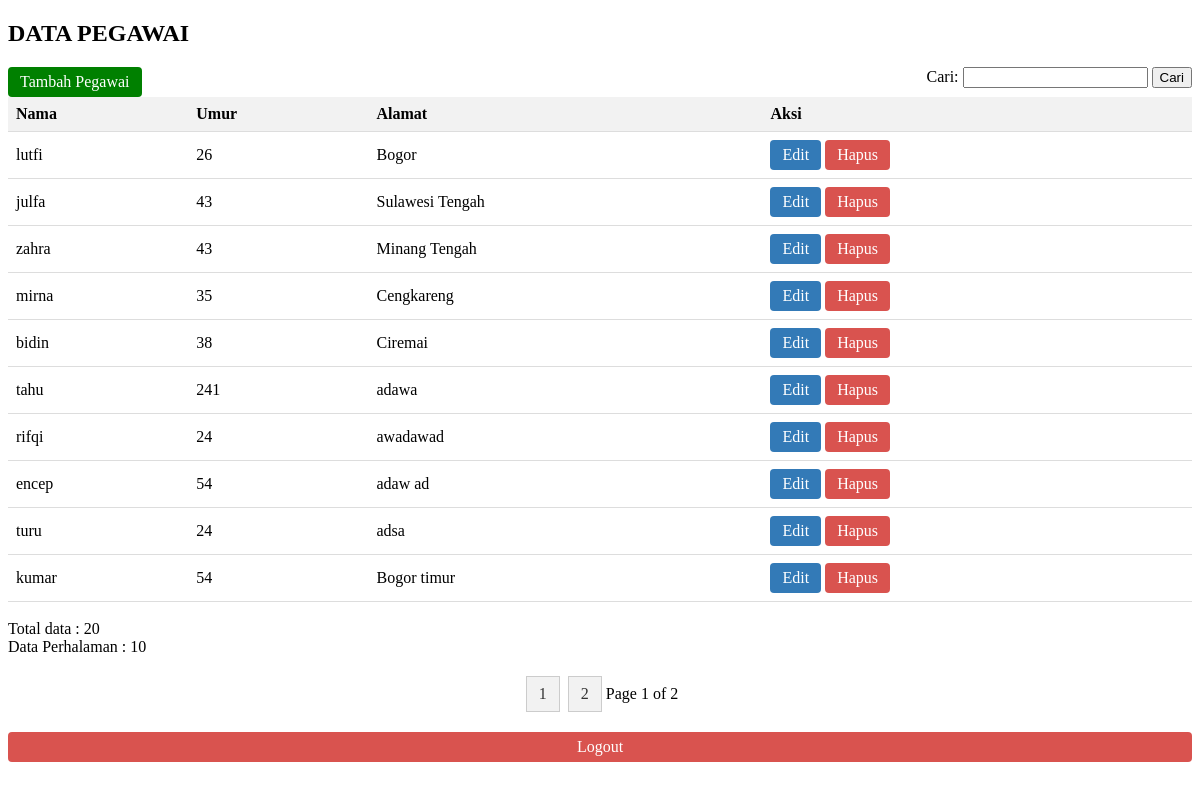
Page /dashboard.php on the committed database.
### tables this page shows
CREATE TABLE `pegawai` (
  `id` int(11) NOT NULL,
  `nama` varchar(50) DEFAULT NULL,
  `umur` varchar(50) DEFAULT NULL,
  `alamat` varchar(300) DEFAULT NULL
);

### dashboard.php (the view, shortened to what this page needs)
<!DOCTYPE html>
<html>
<head>
</head>
<body>
  <h2>DATA PEGAWAI</h2>
  <form class="search" action="" method="GET">
    <label for="search">Cari:</label>
    <input type="text" name="search" id="search">
    <button type="submit">Cari</button>
  </form>
  <a class="add-btn" href="form.php">Tambah Pegawai</a>
<?php
$host = '127.0.0.1';
  $dbname = 'classicmodels';
  $username = 'root';
  $password = '';
try {
  $dbh = new PDO("mysql:host=$host;dbname=$dbname", $username, $password);
  $dbh->setAttribute(PDO::ATTR_ERRMODE, PDO::ERRMODE_EXCEPTION);
  $limit = 10;
  $page = isset($_GET['page']) ? $_GET['page'] : 1;
  $start = ($page - 1) * $limit;
  if(isset($_GET['search'])) {
    $search = $_GET['search'];
    $stmtCount = $dbh->prepare("SELECT COUNT(*) AS total FROM pegawai WHERE nama LIKE :search");
    $stmtCount->bindValue(':search', "%$search%", PDO::PARAM_STR);
    $stmtCount->execute();
    $total = $stmtCount->fetchColumn();
    $stmt = $dbh->prepare("SELECT * FROM pegawai WHERE nama LIKE :search LIMIT :start, :limit");
    $stmt->bindValue(':search', "%$search%", PDO::PARAM_STR);
    $stmt->bindValue(':start', $start, PDO::PARAM_INT);
    $stmt->bindValue(':limit', $limit, PDO::PARAM_INT);
    $stmt->execute();
    $pegawai = $stmt->fetchAll();
  } else {
    $stmtCount = $dbh->prepare("SELECT COUNT(*) AS total FROM pegawai");
    $stmtCount->execute();
    $total = $stmtCount->fetchColumn();
    $stmt = $dbh->prepare("SELECT * FROM pegawai LIMIT :start, :limit");
    $stmt->bindValue(':start', $start, PDO::PARAM_INT);
    $stmt->bindValue(':limit', $limit, PDO::PARAM_INT);
    $stmt->execute();
    $pegawai = $stmt->fetchAll();
  }
  if (count($pegawai) > 0) {
    echo '
    <table>
      <tr>
        <th>Nama</th>
        <th>Umur</th>
        <th>Alamat</th>
        <th>Aksi</th>
      </tr>';
    foreach ($pegawai as $data) {
      echo '
      <tr>
        <td>' . $data['nama'] . '</td>
        <td>' . $data['umur'] . '</td>
        <td>' . $data['alamat'] . '</td>
        <td>
        <a class="edit-btn" href="form.php?id=' . $data['id'] . '">Edit</a>
        <a class="delete-btn" href="hapus.php?id=' . $data['id'] . '">Hapus</a>
        </td>
      </tr>';
    }
    echo '</table>';
    echo '<br>';
    echo " Total data : " . $total;
    echo '<br>';
    echo "Data Perhalaman : " .$limit;
    $totalPages = ceil($total / $limit);
    echo '<div class="pagination">';
    for ($i = 1; $i <= $totalPages; $i++) {
      echo '<a href="?page=' . $i . '">' . $i . '</a>';
    }
    echo " Page " .$page;  echo " of "  .$totalPages;
    echo '</div>';
  } else {
    echo 'Tidak ada data pegawai.';
  }
} catch (PDOException $e) {
  echo "Error: " . $e->getMessage();
}
?>
</body>
</html>
 <div class="row">
 	<div class="col-md-12">
 		<p><a class="logout-btn" href="logout.php">Logout</a></p>
 	</div>
 </div>

### dashboard.php (style rules this page uses)
table { width: 100%; border-collapse: collapse; }
th, td { padding: 8px; text-align: left; border-bottom: 1px solid #ddd; }
th { background-color: #f2f2f2; }
.add-btn { display: inline-block; padding: 6px 12px; text-decoration: none; color: #fff; background-color: Green; border: none; border-radius: 4px; transition: background-color 0.3s ease; }
.edit-btn, .delete-btn,.logout-btn { display: inline-block; padding: 6px 12px; text-decoration: none; color: #fff; background-color: #337ab7; border: none; border-radius: 4px; transition: background-color 0.3s ease; }
.delete-btn { background-color: #d9534f; }
.search { display: inline-block; float: right; }
.logout-btn { background-color: #d9534f; }
.pagination,.logout-btn { display: flex; justify-content: center; align-items: center; margin-top: 20px; }
.pagination a { display: inline-block; padding: 8px 12px; text-decoration: none; background-color: #f2f2f2; color: #333; border: 1px solid #ccc; margin: 0 4px; }

### rows in the picture
pegawai: nama "lutfi", umur "26", alamat "Bogor"
pegawai: nama "julfa", umur "43", alamat "Sulawesi Tengah"
pegawai: nama "zahra", umur "43", alamat "Minang Tengah"
pegawai: nama "mirna", umur "35", alamat "Cengkareng"
pegawai: nama "bidin", umur "38", alamat "Ciremai"
pegawai: nama "tahu", umur "241", alamat "adawa"
pegawai: nama "rifqi", umur "24", alamat "awadawad"
pegawai: nama "encep", umur "54", alamat "adaw ad"
pegawai: nama "turu", umur "24", alamat "adsa"
pegawai: nama "kumar", umur "54", alamat "Bogor timur"

### other values in the picture
$total "20"
$limit "10"
$page "1"
$totalPages "2"
